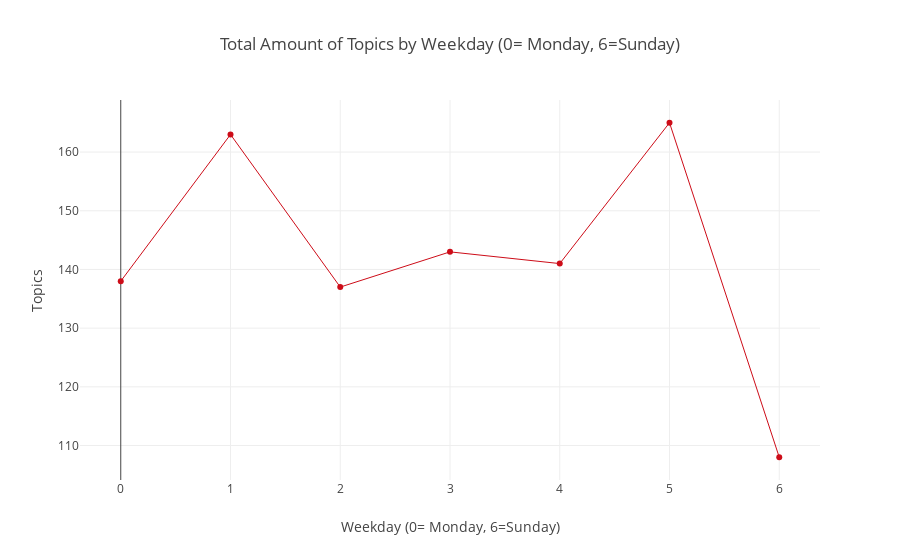

Write notebook code for a chart like this one.
### Markdown cell above
**Looking on the second plot (*Topics by Week number*) we can see that total amount of topics trends down. The same can be viewed  on the first plot (*Topics by Date*). There was a peak when subreddit just started, but slowly the number of topics go down.**

### Code cell
topics_by_time(period=topics_data.timestamp.dt.weekday, period_str='Weekday (0= Monday, 6=Sunday)')

### Figure 1 — Plotly figure (JSON) as saved in the notebook; plotly's stock layout.template omitted (floating-point values rounded to 4 significant figures)
{"data": [{"line": {"color": "rgb(205, 12, 24)", "width": 1}, "type": "scatter", "uid": "c8c5e822-a004-11e8-a71a-843a4b06963c", "x": [0, 1, 2, 3, 4, 5, 6], "y": [138, 163, 137, 143, 141, 165, 108]}], "layout": {"title": "Total Amount of Topics by Weekday (0= Monday, 6=Sunday)", "xaxis": {"title": "Weekday (0= Monday, 6=Sunday)"}, "yaxis": {"title": "Topics"}}}
